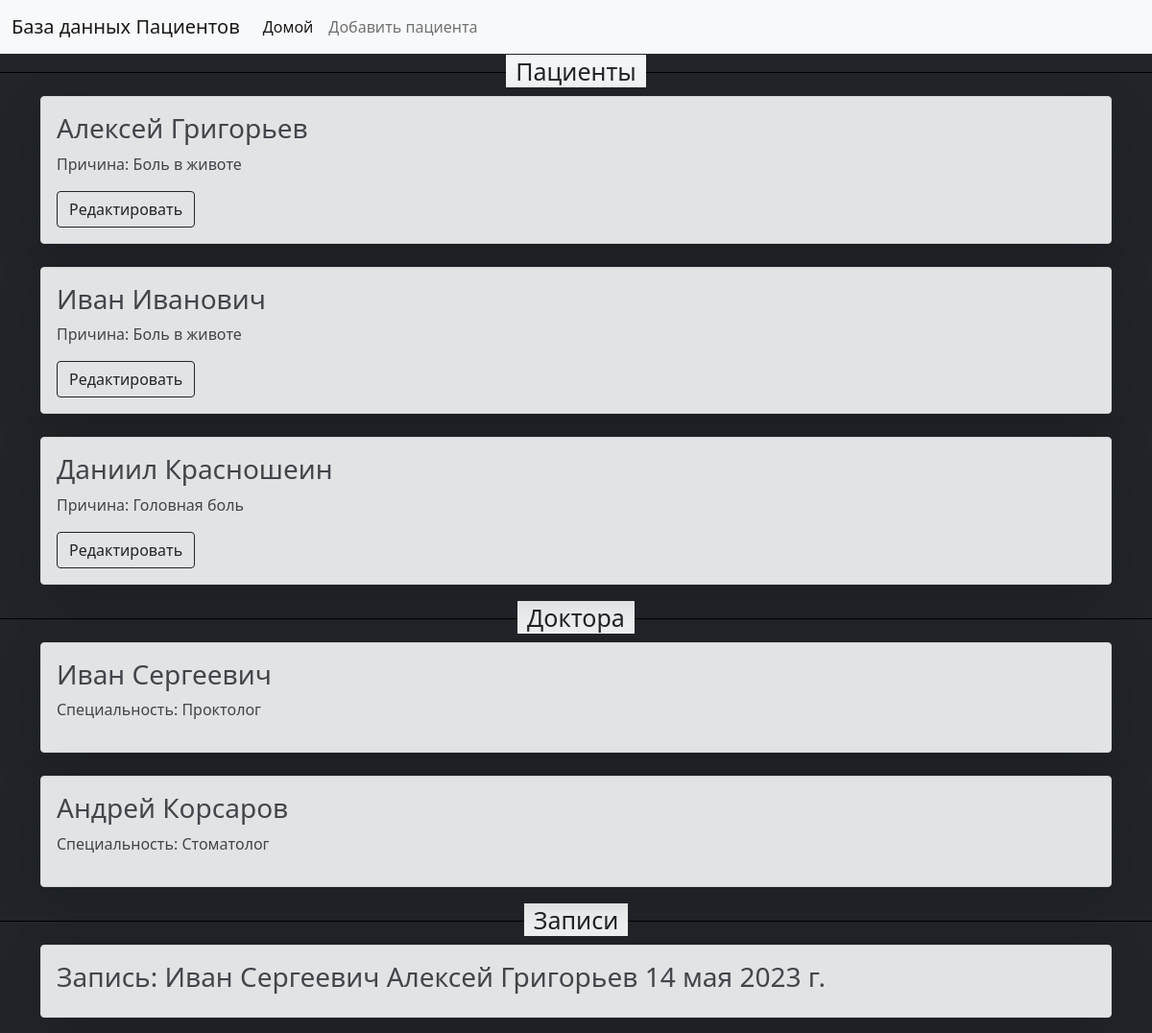
The page / on the database its author committed.
### Medicine/models.py (models this page shows, shortened)
class Human(models.Model):
    class Meta:
        verbose_name = "Пациент"
        verbose_name_plural = "Пациенты"
    id_human = models.AutoField(verbose_name='ID Человека', primary_key=True, unique=True)
    name = models.CharField(verbose_name='Имя', max_length=255)
    surname = models.CharField(verbose_name='Фамилия', max_length=255)
    reason = models.CharField(verbose_name='Причина:', max_length=255)
    def __str__(self):
        return f"{self.name} {self.surname}"

class Doctor(models.Model):
    class Meta:
        verbose_name = "Доктор"
        verbose_name_plural = "Докторы"
    id_doctor = models.AutoField(verbose_name='ID Доктора', primary_key=True, unique=True)
    name = models.CharField(verbose_name='Имя', max_length=255)
    surname = models.CharField(verbose_name='Фамилия', max_length=255)
    specialty = models.CharField(verbose_name='Специальность:', max_length=255)
    def __str__(self):
        return f"{self.name} {self.surname}"

class Appointment(models.Model):
    class Meta:
        verbose_name = "Запись"
        verbose_name_plural = "Записи"
    id_app = models.AutoField(verbose_name='ID Записи', primary_key=True, unique=True)
    id_human = models.ForeignKey(Human, verbose_name='ID Человека', on_delete=models.SET(-1))
    id_doctor = models.ForeignKey(Doctor, verbose_name='ID Доктора', on_delete=models.SET(-1))
    app_time = models.DateField(verbose_name='Дата записи', max_length=255)

### Medicine/views.py (the view)
# urls.py: path('', views.index, name='home'),
def index(request):
    humans = Human.objects.all()
    doctors = Doctor.objects.all()
    apps = Appointment.objects.all()
    data = {'humans': humans, 'doctors': doctors, 'apps': apps}
    return render(request, "Medicine/index.html", data)

### Medicine/templates/Medicine/index.html (shortened to what this page needs)
{% extends 'Medicine/base.html' %}
{% block content %}
    <div style="width: 100%; height: 20px; border-bottom: 1px solid black; text-align: center">
        <span style="font-size: 25px; background-color: #F3F5F6; padding: 0 10px;">
            Пациенты
        </span>
    </div>
    <div class="container">
        {% for i in humans %}
            <div class="alert alert-secondary shadow-lg  mt-4">
                <h3> {{i.name}} {{i.surname}}</h3>
                <p> Причина: {{i.reason}}</p>
                <a href="{% url 'change' i.id_human %}" class="btn btn-outline-dark">Редактировать</a>
            </div>
        {% endfor %}
    </div>
    <div style="width: 100%; height: 20px; border-bottom: 1px solid black; text-align: center">
        <span style="font-size: 25px; background-color: #F3F5F6; padding: 0 10px;">
            Доктора
        </span>
    </div>
    <div class="container">
        {% for i in doctors %}
            <div class="alert alert-secondary shadow-lg  mt-4">
                <h3> {{i.name}} {{i.surname}}</h3>
                <p> Специальность: {{i.specialty}}</p>
            </div>
        {% endfor %}
    </div>
    <div style="width: 100%; height: 20px; border-bottom: 1px solid black; text-align: center">
        <span style="font-size: 25px; background-color: #F3F5F6; padding: 0 10px;">
            Записи
        </span>
    </div>
    <div class="container">
        {% for i in apps %}
            <div class="alert alert-secondary shadow-lg  mt-4">
                <h3> Запись: {{i.id_doctor}} {{i.id_human}} {{i.app_time}}</h3>
            </div>
        {% endfor %}
    </div>
{% endblock %}

### rows shown on the page
Human: name "Алексей", surname "Григорьев", reason "Боль в животе"
Human: name "Иван", surname "Иванович", reason "Боль в животе"
Human: name "Даниил", surname "Красношеин", reason "Головная боль"
Doctor: name "Иван", surname "Сергеевич", specialty "Проктолог"
Doctor: name "Андрей", surname "Корсаров", specialty "Стоматолог"
Appointment: id_doctor "Иван Сергеевич", id_human "Алексей Григорьев", app_time "14 мая 2023 г."
